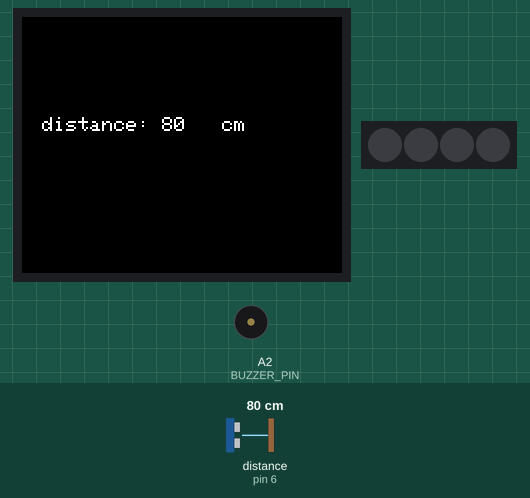
A sketch run on a simulated Arduino Uno, built with avr-gcc and run on an emulated ATmega328P. Shown: 160×128 colour display, 4 RGB LEDs in strip order, left to right, buzzer (waves = sounding). Wiring (inferred from the names in the program): ultrasonic range finder: trigger pin 2; echo pin 6. The inputs (shaded band) are chosen by the test bench; at power-on: distance to the obstacle (sensor on pin 6) 80 cm. The echo pulse lasts 58.3 µs per cm; dim RGB values are drawn brighter than linear.

Above: at 1.65 s.
2.4 s: distance to the obstacle (sensor on pin 6) set to 2 cm
At 4.3 s:
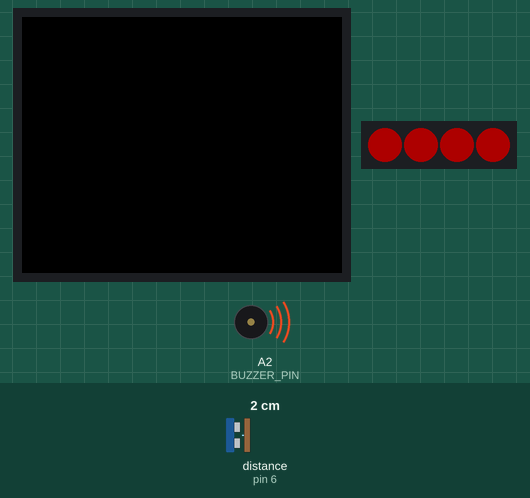
6.0 s: distance to the obstacle (sensor on pin 6) set to 18 cm
At 7.3 s:
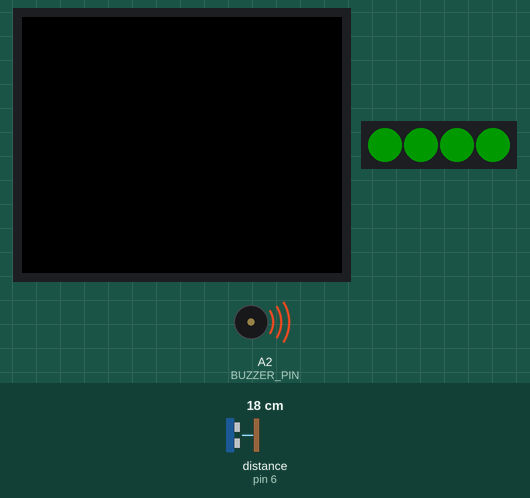
9.6 s: distance to the obstacle (sensor on pin 6) set to 4 cm
At 11.06 s:
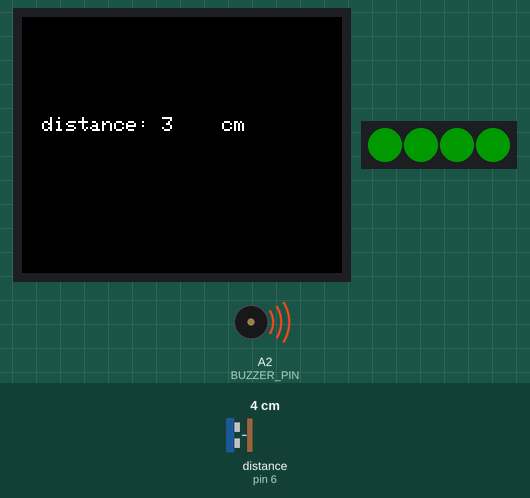
Timing chart, 0 to 12.7 s (numbered marks = the images above; inputs shaded):
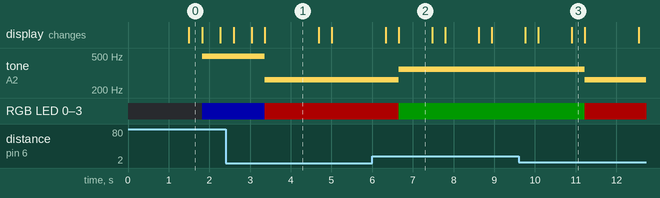

The sketch:

Ultrasonic_radar.ino
```cpp
/*
 * 名称   : Ultrasonic radar
 * 功能   : 超声波控制TFT显示屏，蜂鸣器和RGB灯模拟超声波雷达
 * 作者   : http://www.keyes-robot.com/
*/
#include <Adafruit_GFX.h>
#include <Adafruit_ST7735.h>
#include <SPI.h>
#include <FastLED.h>  //导入FastLED库文件

// 定义TFT屏的引脚
#define CS   8
#define RST  9
#define DC   10
#define MOSI  11
#define SCK   13

Adafruit_ST7735 tft = Adafruit_ST7735(CS, DC, RST);

#define BUZZER_PIN  A2    //定义无源蜂鸣器引脚为A2

#define NUM_LEDS  4   //定义SK6812 RGB模块上LED灯珠数量
#define LED_PIN  3   //定义SK6812 RGB模块控制引脚为D3
CRGB leds[NUM_LEDS];

int TrigPin = 2; //设置Trig引脚为D2
int EchoPin = 6; //设置Echo引脚为D6
int distance;     //超声波测量距离

float checkdistance() { //得到的距离
  // 事先给一个短的低电平，以确保一个干净的高脉冲;
  digitalWrite(TrigPin, LOW);
  delayMicroseconds(2);
  // 传感器由10微秒或更长时间的高脉冲触发
  digitalWrite(TrigPin, HIGH);
  delayMicroseconds(10);
  digitalWrite(TrigPin, LOW);
  // 从传感器读取信号:一个高电平脉冲
  // 它的持续时间是从发送ping命令到从对象接收回显的时间(以微秒为单位)
  float distance = pulseIn(EchoPin, HIGH) / 58.00;  //转换成距离
  delay(300);
  return distance;
}

void setup() {
  pinMode(BUZZER_PIN, OUTPUT);  // 设置蜂鸣器为输出模式
  pinMode(TrigPin, OUTPUT);     //设置Trig引脚作为输出
  pinMode(EchoPin, INPUT);      //设置Echo引脚作为输入
  FastLED.addLeds<WS2812B, LED_PIN, GRB>(leds, NUM_LEDS);
  FastLED.setBrightness(50);   //设置SK6812 RGB的亮度
  tft.initR(INITR_BLACKTAB); // 屏幕初始化
  tft.fillScreen(ST7735_BLACK); // 清屏
  delay(1000);
}

void loop() {
  tft.setTextSize(1);   //设置显示字符大小
  tft.setRotation(1);   //反转90°
  tft.setTextColor(ST7735_WHITE); //设置显示字符为白色
  tft.fillScreen(ST7735_BLACK);  // 清屏
  distance = checkdistance();//超声波测距
  tft.setCursor(10, 50);  //设置显示的位置
  tft.print("distance:");  //打印字符
  tft.setCursor(70, 50);
  tft.print(distance);
  tft.setCursor(100, 50);  //设置显示的位置
  tft.print("cm");  //打印字符
  delay(300);
  tft.fillScreen(ST7735_BLACK); // 清屏
  if (distance <= 10) {
    fill_solid(leds, NUM_LEDS, CRGB::Red);  // SK6812 RGB模块4个LED灯珠亮红色灯
    FastLED.show();
    tone(BUZZER_PIN, 262); //DO播放1000ms
    delay(1000);

} else if (distance > 10 && distance <= 20) {
    fill_solid(leds, NUM_LEDS, CRGB::Green);  // SK6812 RGB模块4个LED灯珠亮绿色灯
    FastLED.show();
    tone(BUZZER_PIN, 349); //Fa播放500ms
    delay(500);

} else {
    fill_solid(leds, NUM_LEDS, CRGB::Blue);  // SK6812 RGB模块4个LED灯珠亮蓝色灯
    FastLED.show();
    tone(BUZZER_PIN, 494); //Si播放125ms
    delay(125);
  }
}
```

Measured:
- after the input at 2.4 s, tone on A2 (BUZZER_PIN): 494 Hz → 262 Hz after 0.96 s; the display: first differs from a run without the input after 0.64 s (image 1 shows a later state)
- after the input at 6.0 s, tone on A2 (BUZZER_PIN): 262 Hz → 349 Hz after 0.65 s; the display: first changes after 0.33 s (image 2 shows a later state)
- after the input at 9.6 s, tone on A2 (BUZZER_PIN): 349 Hz → 262 Hz after 1.6 s; the display: first differs from a run without the input after 1.3 s (image 3)
- what the display in image 1 shows lasts 1.3 s, from 3.4 s to 4.7 s
- what the display in image 2 shows lasts 0.8 s, from 6.7 s to 7.5 s
